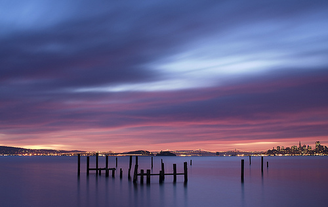
%> input picture harbor.tif, 328 x 207 px, shrunk from 500 x 315 before the run
$ octave ColorTransfer.m   (GNU Octave 9; MATLAB toolbox functions it lacks are replaced by stand-ins)
%> lines starting %> are read from the running program, lines starting %| are printed output that depends on the picture
close all;
clear;

src = imread("harbor.tif"); %Input Image
%> src is the input picture: size 207x328x3 uint8; mean R, G, B 98.4, 91.9, 133.1
tgt = imread("palm.tif");       %Desired Color
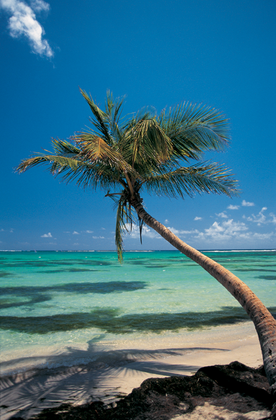
%> input picture palm.tif, 276 x 420 px, shrunk from 421 x 640 before the run
%> tgt is the input picture: size 420x276x3 uint8; mean R, G, B 56.7, 113.3, 135

% [6 lines of commented-out code are left out]


mitu = [0.4306, 0.3415, 0.1784;
        0.2220, 0.7067, 0.0713;
        0.0202, 0.1295, 0.9394];
mituNorm = [0.5141, 0.3239, 0.1604;
            0.2651, 0.6702, 0.0641;
            0.0241, 0.1228, 0.8444];
xyz2lms = [0.3897 0.6890 -0.0787;
           -0.2298 1.1834 0.0464;
           0.0000 0.0000 1.0000];
pca = diag([1/sqrt(3), 1/sqrt(6), 1/sqrt(2)]) * [1, 1, 1; 1, 1, -2; 1, -1, 0];
pcaInv = [1, 1, 1; 1, 1, -1; 1, -2, 0] * diag([sqrt(3)/3, sqrt(6)/6, sqrt(2)/2]);

lms2rgb = [4.4679 -3.5873 0.1193
          -1.2186 2.3809 -0.1624
           0.0497 -0.2439 1.2045];

xyzSrc = double(src);
lmsSrc = double(src);
logSrc = double(src);
labSrc = double(src);

xyztgt = double(tgt);
lmstgt = double(tgt);
logtgt = double(tgt);
labtgt = double(tgt);

for c = 1:size(src, 2)
    for r = 1:size(src, 1)
        pixel = reshape(src(r, c, :), [3, 1]);
        xyzSrc(r, c, :) = mituNorm * double(pixel);
        pixel = reshape(xyzSrc(r, c, :), [3, 1]);
        lmsSrc(r, c, :) = xyz2lms * double(pixel);
        pixel = reshape(lmsSrc(r, c, :), [3, 1]);
        for i = 1:3
            if pixel(i) ~= 0
                pixel(i) = log10(double(pixel(i)));
            end
        end
        logSrc(r, c, :) = double(pixel);
        pixel = reshape(logSrc(r, c, :), [3, 1]);
        labSrc(r, c, :) = pca * double(pixel);
    end
end
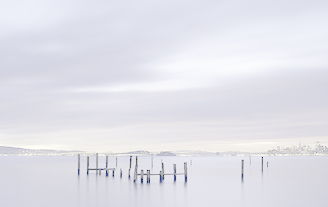
%> logSrc: size 207x328x3 double; mean R, G, B 1.95, 1.95, 2.07; drawn with min black and max white
%> after the loop, pixel = [1.69; 1.69; 1.87]

for c = 1:size(tgt, 2)
    for r = 1:size(tgt, 1)
        pixel = reshape(tgt(r, c, :), [3, 1]);
        xyztgt(r, c, :) = mituNorm * double(pixel);
        pixel = reshape(xyztgt(r, c, :), [3, 1]);
        lmstgt(r, c, :) = xyz2lms * double(pixel);
        pixel = reshape(lmstgt(r, c, :), [3, 1]);
        for i = 1:3
            if pixel(i) ~= 0
                pixel(i) = log10(double(pixel(i)));
            end
        end
        logtgt(r, c, :) = double(pixel);
        pixel = reshape(logtgt(r, c, :), [3, 1]);
        labtgt(r, c, :) = pca * double(pixel);
    end
end
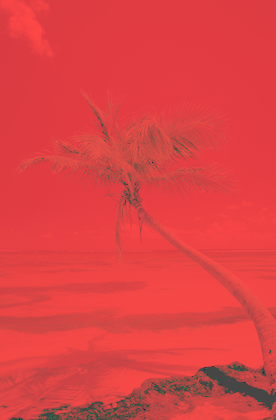
%> labtgt: size 420x276x3 double; mean R, G, B 3.39, -0.0905, -0.0405; drawn with min black and max white
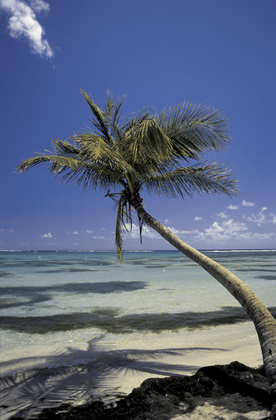
%> lmstgt: size 420x276x3 double; mean R, G, B 92.6, 103.8, 129.3
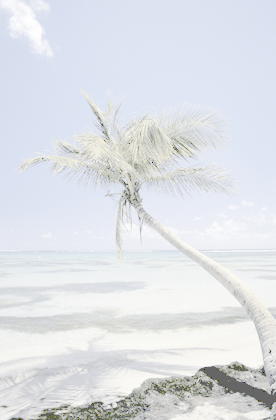
%> logtgt: size 420x276x3 double; mean R, G, B 1.89, 1.95, 2.03; drawn with min black and max white
%> after the loop, pixel = [0.765; 0.856; 0.792]

srcStdl = std(labSrc(:,:,1), 0, "all");
%> srcStdl = 0.334
srcStda = std(labSrc(:,:,2), 0, "all");
%> srcStda = 0.0674
srcStdb = std(labSrc(:,:,3), 0, "all");
%> srcStdb = 0.0169

labSrc(:,:,1) = labSrc(:,:,1) - mean(labSrc(:,:,1), "all");
labSrc(:,:,2) = labSrc(:,:,2) - mean(labSrc(:,:,2), "all");
labSrc(:,:,3) = labSrc(:,:,3) - mean(labSrc(:,:,3), "all");


tgtStdl = std(labtgt(:,:,1), 0, "all");
%> tgtStdl = 0.6
tgtStda = std(labtgt(:,:,2), 0, "all");
%> tgtStda = 0.126
tgtStdb = std(labtgt(:,:,3), 0, "all");
%> tgtStdb = 0.0356

labSrc(:,:,1) = labSrc(:,:,1) * (tgtStdl/srcStdl) + mean(labtgt(:,:,1), "all");
labSrc(:,:,2) = labSrc(:,:,2) * (tgtStda/srcStda) + mean(labtgt(:,:,2), "all");
labSrc(:,:,3) = labSrc(:,:,3) * (tgtStdb/srcStdb) + mean(labtgt(:,:,3), "all");

dst = src;
for c = 1:size(src, 2)
    for r = 1:size(src, 1)
        pixel = reshape(labSrc(r, c, :), [3, 1]);
        logSrc(r, c, :) = pcaInv * double(pixel);
        lmsSrc(r,c,:) = 10.^logSrc(r,c,:);
        pixel = reshape(lmsSrc(r, c, :), [3, 1]);
        dst(r, c, :) = lms2rgb * double(pixel);
    end
end
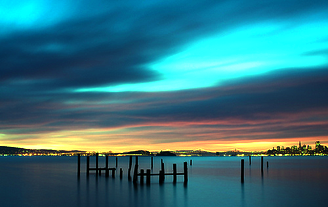
%> dst: size 207x328x3 uint8; mean R, G, B 53.5, 115.8, 126.2
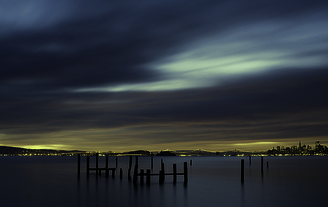
%> lmsSrc: size 207x328x3 double; mean R, G, B 99.3, 112.6, 127.1; drawn with min black and max white

fig1 = figure;
imshow(src);
title("Original");

fig2 = figure;
imshow(dst);
title("Output");
imwrite(dst, "out.tif");

fig3 = figure;
imshow(tgt);
title("Target");
